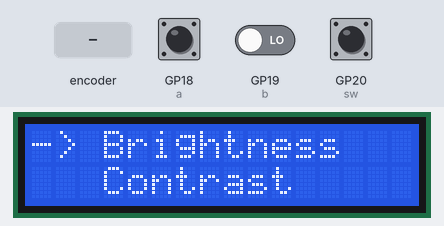
The program below on a simulated Raspberry Pi Pico running MicroPython. On the bench: 16×2 character LCD. The test bench sets the inputs (shaded band); at power-on: GP20 (sw) HIGH, GP18 (a) HIGH, GP19 (b) LOW. Library files of the repository ran but are not shown: i2c_lcd.py; what the program prints to the serial console is not drawn.

Above: at 3.3 s.
3.4 s: rotary encoder on GP18 (a) / GP19 (b) turned 3 steps (first pin leading)
At 5.1 s:
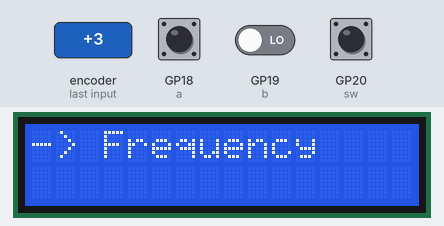
5.5 s: GP20 (sw) pulled LOW for 0.15 s
At 6.4 s:
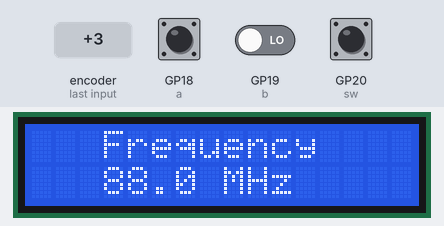
7.2 s: rotary encoder on GP18 (a) / GP19 (b) turned 1 step (first pin leading)
At 8.3 s:
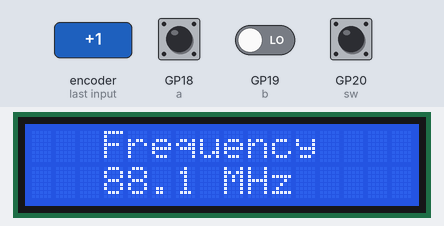
8.9 s: GP20 (sw) pulled LOW for 1 s
At 11.0 s:
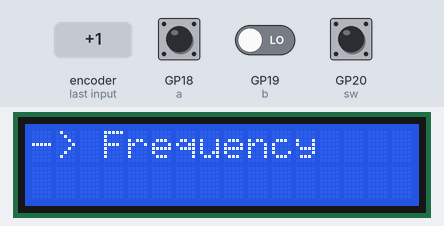
11.5 s: GP20 (sw) pulled LOW for 3.2 s
At 15.1 s:
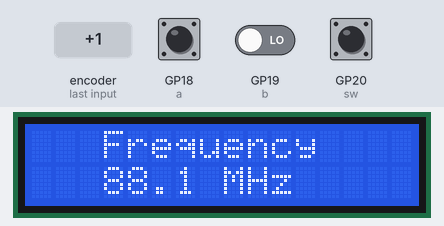
Timing chart, 0 to 16.6 s (numbered marks = the images above; inputs shaded):
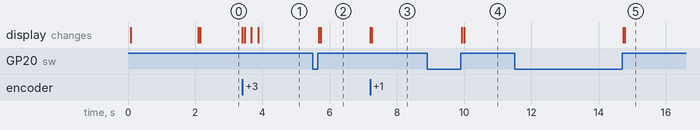

The program:

pico_rotary_demo.py
```python
# (licence header left out)
from machine import Pin,I2C, Timer, ADC
from i2c_lcd import I2cLcd
import time
import utime

# The PCF8574= 0x27, PCF8574A = 0x3f
DEFAULT_I2C_ADDR = 0x3f

# define rotary module pin
sw = Pin(20, Pin.IN, Pin.PULL_UP)
b = Pin(19, Pin.IN)
a = Pin(18, Pin.IN)


MAX_MENU_ITEM = 3
MODE_MAIN_MENU  = 0
MODE_BRIGHTNESS = 1
MODE_CONTRAST   = 2
MODE_FREQUENCY  = 3

i2c = I2C(0, scl=Pin(9), sda=Pin(8), freq=100000) #100kHz
lcd = I2cLcd(i2c ,DEFAULT_I2C_ADDR,2, 16)
lcd.move_to(0,0)
lcd.putstr("Rotary demo")
utime.sleep_ms(2000)

prevState = a.value()
curState = a.value()
bUp = True
menuIdx = 0
selIdx = 0
mode = 0
brightness = 8
contrast   = 8
freq    = 880


#====================================================
def show_menu():
    lcd.clear()

    if (mode == MODE_MAIN_MENU):
        if (selIdx==0):
            lcd.move_to(0,0)
            lcd.putstr("   Brightness")
            lcd.move_to(0,1)
            lcd.putstr("   Contrast")
        elif (selIdx==1):
            lcd.move_to(0,0)
            lcd.putstr("   Contrast")
            lcd.move_to(0,1)
            lcd.putstr("   Frequency")
        elif (selIdx==2):
            lcd.move_to(0,0)
            lcd.putstr("   Frequency")
            lcd.move_to(0,1)
            lcd.putstr("                ")

        lcd.move_to(0,0)
        lcd.putstr("->")

    elif (mode==MODE_BRIGHTNESS):
        lcd.move_to(0,0)
        lcd.putstr("   Brightness")
        lcd.move_to(7,1)
        lcd.putstr("{0:d}".format(brightness))

    elif (mode==MODE_CONTRAST):
        lcd.move_to(0,0)
        lcd.putstr("   Contrast")
        lcd.move_to(7,1)
        lcd.putstr("{0:d}".format(contrast))

    elif (mode==MODE_FREQUENCY):
        lcd.move_to(0,0)
        lcd.putstr("   Frequency")
        lcd.move_to(3,1)
        lcd.putstr("{0:.1f} MHz".format(freq/10))

#===========================================================
def Button_Handler():
    global mode

    if (mode == MODE_MAIN_MENU):
        if (selIdx==0):
            mode = MODE_BRIGHTNESS
        elif (selIdx==1):
            mode = MODE_CONTRAST
        else:
            mode = MODE_FREQUENCY

    else: # return to main menu
         mode = MODE_MAIN_MENU
    show_menu()


#====================================================
def ChangeValue():
    global selIdx
    global brightness, contrast, freq

    if (mode == MODE_MAIN_MENU):
        if (bUp):
            if (selIdx != MAX_MENU_ITEM-1):
                selIdx = selIdx + 1

        else:
            if (selIdx !=0):
                selIdx = selIdx - 1


    elif (mode == MODE_BRIGHTNESS):
        if (bUp):
            if (brightness != 15):
                brightness = brightness + 1

        else:
            if (brightness !=0):
                brightness= brightness - 1


    elif  (mode == MODE_CONTRAST):
        if (bUp):
            if (contrast != 15):
                contrast= contrast + 1

        else:
            if (contrast !=0):
                contrast= contrast - 1


    elif (mode == MODE_FREQUENCY):
        if (bUp):
            freq += 1
            if (freq == 1080) :
                freq = 880

        else:
            freq -= 1;
            if (freq == 879):
                freq = 1079
    show_menu()


#==============================================================
show_menu()
while (True):
    curState =  a.value()

    if (prevState != curState and curState==0):
        if ( b.value() != curState):
            bUp = True
        else:
            bUp  = False

        if (bUp):
            print("Up")
        else :
            print("Down")
        ChangeValue()

    prevState = curState

    if (sw.value() == 0): # pressed
        utime.sleep_ms(30)
        while (True):
            if (sw.value() == 1):
                break;
        utime.sleep_ms(30)
        print("button pressed")
        Button_Handler()
```

Measured:
- after the input at 3.4 s, the display: first changes at once (image 1 shows a later state)
- after the input at 5.5 s, the display: first changes after 0.18 s (image 2 shows a later state)
- after the input at 7.2 s, the display: first changes at once (image 3 shows a later state)
- after the input at 8.9 s, the display: first changes after 1.0 s (image 4 shows a later state)
- after the input at 11.5 s, the display: first changes after 3.2 s (image 5 shows a later state)
